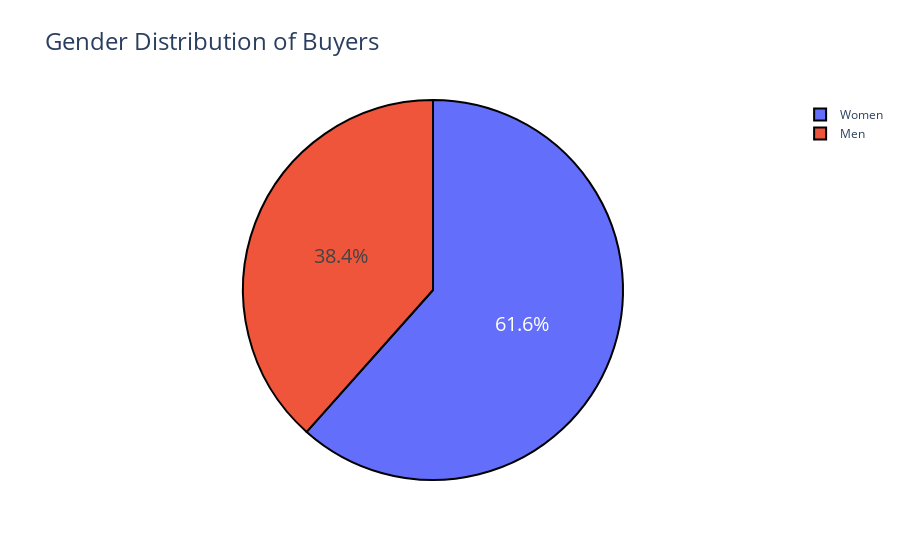

Here is the notebook cell this chart was saved with:
### Markdown cell above
# Exploratory Data Analysis

### Code cell
gender_count = vestiaire_clean['product_gender_target'].value_counts()

fig_gender = go.Figure(data=[go.Pie(labels=gender_count.index, values=gender_count.values, 
                             hoverinfo='label+value', textinfo='percent',
                             textfont_size=20, marker=dict( 
                             line=dict(color='#000000', width=2)))])

fig_gender.update_layout(title_text='Gender Distribution of Buyers', title_font_size=24)
fig_gender.show()

### Figure 1 — Plotly figure (JSON) as saved in the notebook; plotly's stock layout.template omitted (floating-point values rounded to 4 significant figures)
{"data": [{"hoverinfo": "label+value", "labels": ["Women", "Men"], "marker": {"line": {"color": "#000000", "width": 2}}, "textfont": {"size": 20}, "textinfo": "percent", "type": "pie", "values": [8453, 5274]}], "layout": {"title": {"font": {"size": 24}, "text": "Gender Distribution of Buyers"}}}
